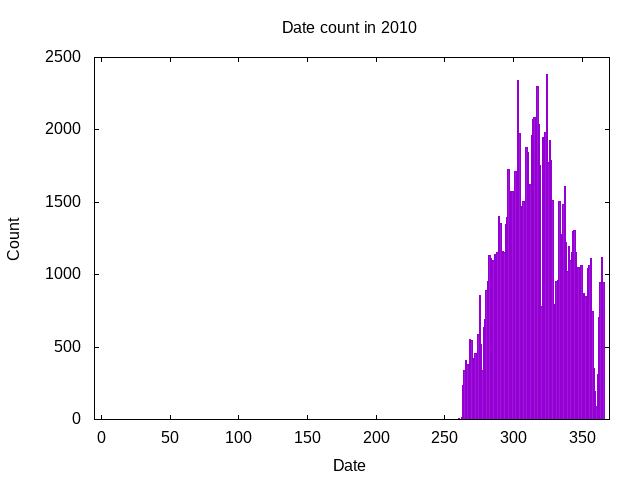

Generate this figure with gnuplot:
set terminal png
set output "datedata-2010.png"
set style data histogram
set style histogram clustered gap 0.05
set style fill solid 0.9 border
set title "Date count in 2010"
set xrange [-5: 370]
set xlabel "Date"
set ylabel "Count"
plot "datedata-2010.dat" using 2 title ""